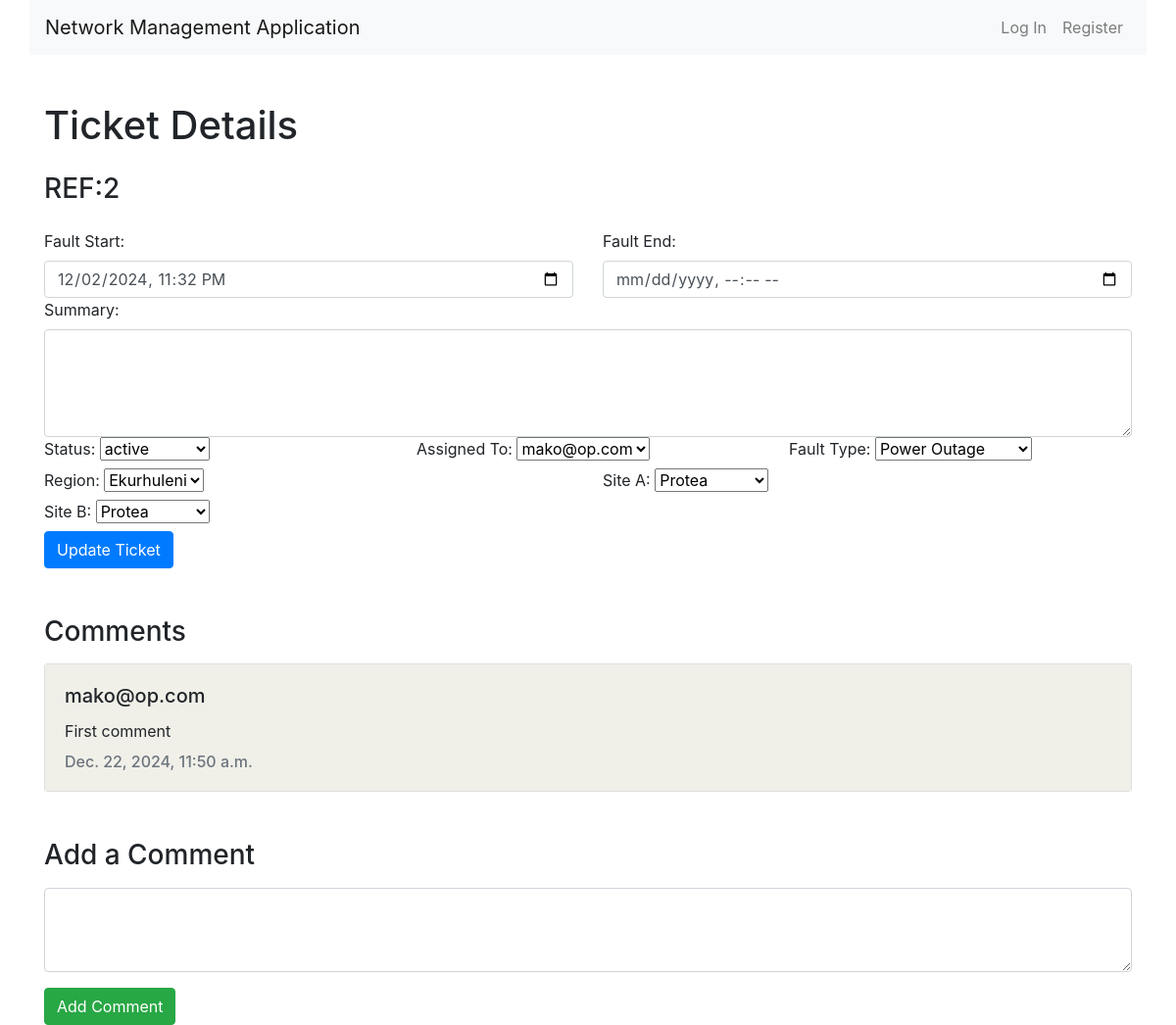
/tickets/2/details/, run on the app's committed database.
### nms/models.py (models this page shows, shortened)
class Ticket(models.Model):
    fault_start = models.CharField(max_length=255, null=True, blank=True)
    fault_end = models.CharField(max_length=255, null=True, blank=True)
    summary = models.TextField(null=True, blank=True)
    status = models.ForeignKey('TicketStatus', on_delete=models.CASCADE, related_name='tickets', default=1)
    created_at = models.DateTimeField(auto_now_add=True)
    assigned_to = models.ForeignKey(User, on_delete=models.CASCADE, related_name='tickets', null=True, blank=True)
    fault_type = models.ForeignKey(FaultType, on_delete=models.CASCADE, related_name='tickets', null=True, blank=True)
    region = models.ForeignKey(Region, on_delete=models.CASCADE, related_name='tickets', null=True, blank=True)
    site_A = models.ForeignKey(Site, on_delete=models.CASCADE, related_name='site_A_tickets', null=True, blank=True)
    site_B = models.ForeignKey(Site, on_delete=models.CASCADE, related_name='site_B_tickets', null=True, blank=True)

class TicketStatus(models.Model):
    name = models.CharField(max_length=50, unique=True)

class User(AbstractUser):
    pass

class FaultType(models.Model):
    name = models.CharField(max_length=100, unique=True)

class Region(models.Model):
    name = models.CharField(max_length=100, unique=True)

class Site(models.Model):
    name = models.CharField(max_length=100, unique=True)
    region = models.ForeignKey(Region, on_delete=models.CASCADE, related_name='sites')

class Comment(models.Model):
    ticket = models.ForeignKey(Ticket, on_delete=models.CASCADE, related_name='comments')
    user = models.ForeignKey(User, on_delete=models.CASCADE)
    content = models.TextField()
    created_date = models.DateTimeField(auto_now_add=True)

### nms/views.py (the view)
# urls.py: path('tickets/<int:ticket_id>/details/', views.view_ticket, name='view_ticket'),
def view_ticket(request, ticket_id):
    ticket = get_object_or_404(Ticket, id=ticket_id)
    comments = ticket.comments.select_related('user').order_by('-created_date')
    statuses = TicketStatus.objects.all()
    fault_types = FaultType.objects.all()
    regions = Region.objects.all()
    sites = Site.objects.all()
    users = User.objects.all()
    return render(request, 'nms/view_ticket.html', {
        'ticket': ticket,
        'statuses': statuses,
        'fault_types': fault_types,
        'regions': regions,
        'sites': sites,
        'users': users,
        'comments': comments
    })

### nms/templates/nms/view_ticket.html (shortened to what this page needs)
{% extends "nms/layout.html" %}
{% block body %}
<div class="container mt-5">
    <h1 class="mb-4">Ticket Details</h1>
    <h3 class="mb-4">REF:{{ ticket.id }}</h3>
    <form id="edit-ticket-form" class="row g-3" action="{% url 'update_ticket' ticket.id %}">
        <div class="col-md-6">
            <label for="fault_start" class="form-label">Fault Start:</label>
            <input type="datetime-local" class="form-control" id="fault_start" name="fault_start" value="{{ ticket.fault_start }}">
        </div>
        <div class="col-md-6">
            <label for="fault_end" class="form-label">Fault End:</label>
            <input type="datetime-local" class="form-control" id="fault_end" name="fault_end" value="{{ ticket.fault_end }}">
        </div>
        <div class="col-12">
            <label for="summary" class="form-label">Summary:</label>
            <textarea class="form-control" id="summary" name="summary" rows="4">{{ ticket.summary }}</textarea>
        </div>
        <div class="col-md-4">
            <label for="status" class="form-label">Status:</label>
            <select class="form-select" id="status" name="status">
                {% for status in statuses %}
                <option value="{{ status.id }}" {% if ticket.status.id == status.id %}selected{% endif %}>
                    {{ status.name }}
                </option>
                {% endfor %}
            </select>
        </div>
        <div class="col-md-4">
            <label for="assigned_to" class="form-label">Assigned To:</label>
            <select class="form-select" id="assigned_to" name="assigned_to">
                {% for user in users %}
                <option value="{{ user.id }}" {% if ticket.assigned_to.id == user.id %}selected{% endif %}>
                    {{ user.username }}
                </option>
                {% endfor %}
            </select>
        </div>
        <div class="col-md-4">
            <label for="fault_type" class="form-label">Fault Type:</label>
            <select class="form-select" id="fault_type" name="fault_type">
                {% for fault_type in fault_types %}
                <option value="{{ fault_type.id }}" {% if ticket.fault_type.id == fault_type.id %}selected{% endif %}>
                    {{ fault_type.name }}
                </option>
                {% endfor %}
            </select>
        </div>
        <div class="col-md-6">
            <label for="region" class="form-label">Region:</label>
            <select class="form-select" id="region" name="region">
                {% for region in regions %}
                <option value="{{ region.id }}" {% if ticket.region.id == region.id %}selected{% endif %}>
                    {{ region.name }}
                </option>
                {% endfor %}
            </select>
        </div>
        <div class="col-md-6">
            <label for="site_A" class="form-label">Site A:</label>
            <select class="form-select" id="site_A" name="site_A">
                {% for site in sites %}
                <option value="{{ site.id }}" {% if ticket.site_A.id == site.id %}selected{% endif %}>
                    {{ site.name }}
                </option>
                {% endfor %}
            </select>
        </div>
        <div class="col-md-6">
            <label for="site_B" class="form-label">Site B:</label>
            <select class="form-select" id="site_B" name="site_B">
                {% for site in sites %}
                <option value="{{ site.id }}" {% if ticket.site_B.id == site.id %}selected{% endif %}>
                    {{ site.name }}
                </option>
                {% endfor %}
            </select>
        </div>
        <div class="col-12">
            <button type="button" class="btn btn-primary" id="update-ticket">Update Ticket</button>
        </div>
    </form>
    <h3 class="mt-5">Comments</h3>
    <div id="comments-section" class="mt-3">
        {% for comment in comments %}
        <div class="card mb-3">
            <div class="card-body comment">
                <h5 class="card-title">{{ comment.user.username }}</h5>
                <p class="card-text mt-2">{{ comment.content }}</p>
                <h6 class="card-subtitle text-muted">{{ comment.created_date }}</h6>
            </div>
        </div>
        {% empty %}
        <p>No comments yet.</p>
        {% endfor %}
    </div>
    <h3 class="mt-5">Add a Comment</h3>
    <form method="POST" action="{% url 'add_comment' ticket.id %}" class="mt-3">
        <textarea class="form-control mb-3" name="content" rows="3" required></textarea>
        <button type="submit" class="btn btn-success">Add Comment</button>
    </form>
</div>
{% endblock %}

### nms/static/nms/styles.css (style rules this page uses)
.comment { background-color: rgb(240, 240, 233); }

### data on the page
Ticket: id "2", fault_start "12/02/2024 23:32", status "active", assigned_to "mako@op.com", fault_type "Power Outage", region "Ekurhuleni", site_A "Protea", site_B "Protea"
Comment: user.username "mako@op.com", content "First comment", created_date "Dec. 22, 2024, 11:50 a.m."
